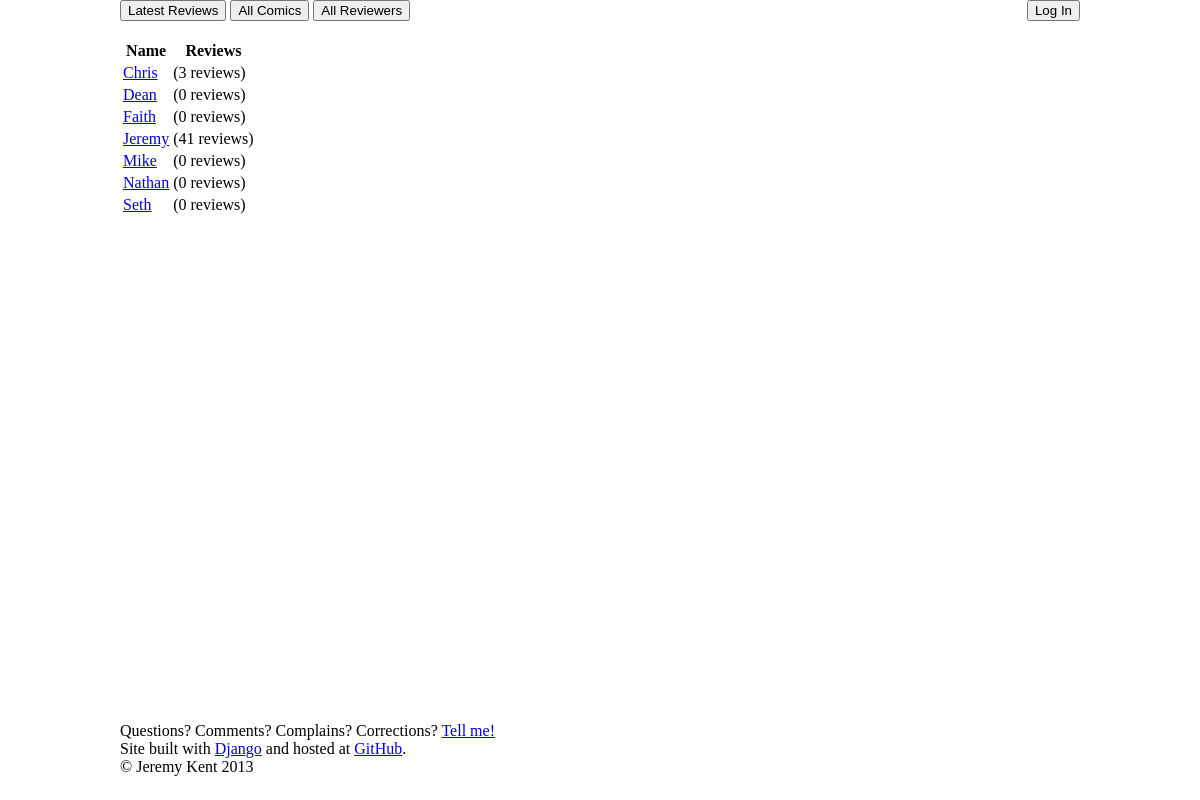
/reviewers, run on the app's committed database.
### reviews/models.py (models this page shows, shortened)
class Reviewer(models.Model):
    user = models.OneToOneField(User)
    name = models.CharField(max_length=50)
    admin = models.BooleanField(default=False)

### reviews/views.py (the view)
# urls.py: url(r'^reviewers$', views.ReviewerIndexView.as_view(), name='reviewersindex'),
class ReviewerIndexView(generic.ListView):
    def get_queryset(self):
        return Reviewer.objects.extra( select={'lower_name': 'lower(name)'}).order_by('lower_name')

### ibcomics/templates/reviews/reviewer_list.html (shortened to what this page needs)
{% extends 'reviews/base.html' %}
{% block allreviews %}{{ block.super }}{% endblock %}
{% block allcomics %}{{ block.super }}{% endblock %}
{% block loginout %}{{ block.super }}{% endblock %}
{% block allreviewers %}
    {{ block.super }}
{% endblock %}
{% block content %}
    {% if reviewer_list %}
        <table class="reviewerstable" id="reviewerstable">
            <thead>
                <tr>
                    <th>Name</th>
                    <th>Reviews</th>
                </tr>
            </thead>
            <tbody>
                {% for reviewer in reviewer_list %}
                    <tr>
                        <td><a href="{% url 'reviewerdetail' reviewer.id %}">{{ reviewer.name }}</a></td>
                        <td>({{ reviewer.review_set.count }} reviews)</td>
                    </tr>
                {% endfor %}
            </tbody>
        </table>
    {% else %}
        <p>No comics are available.</p>
    {% endif %}
{% endblock %}

### reviews/static/reviews/css/reviews.css (style rules this page uses)
html, body { height: 100%; }
body:before { content:""; height:100%; float:left; width:0; margin-top:-32767px;/ }
body { width:80%; margin:0 auto; }

### data on the page
Reviewer: name "Chris", review_set.count "3"
Reviewer: name "Dean", review_set.count "0"
Reviewer: name "Faith", review_set.count "0"
Reviewer: name "Jeremy", review_set.count "41"
Reviewer: name "Mike", review_set.count "0"
Reviewer: name "Nathan", review_set.count "0"
Reviewer: name "Seth", review_set.count "0"
